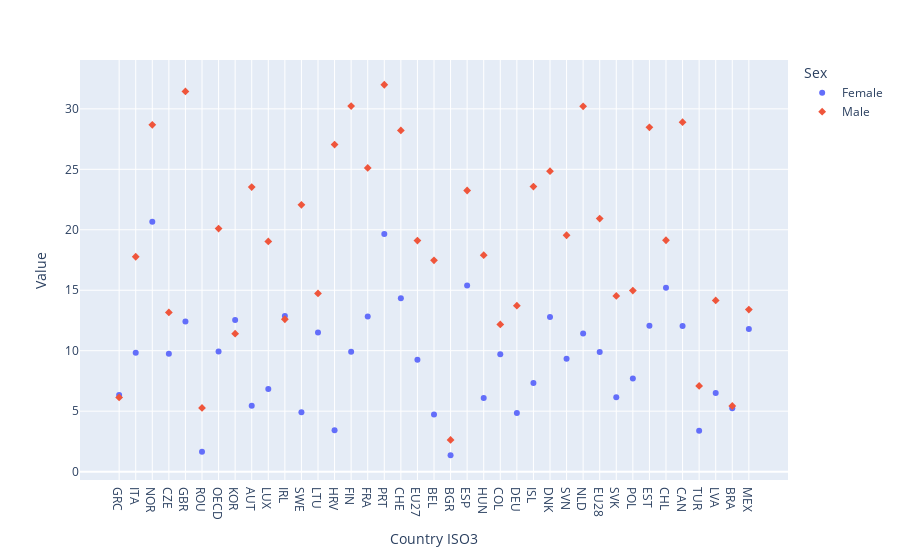

Notebook source saved alongside this figure:
### Markdown cell above
2. Add a title to your chart by passing a string as the input `title`

### Code cell
fig = px.scatter(df, x="Country ISO3", y="Value", 
                 color="Sex", symbol="Sex",
                )
fig.show()

### Figure 1 — Plotly figure (JSON) as saved in the notebook; plotly's stock layout.template omitted (floating-point values rounded to 4 significant figures)
{"data": [{"hovertemplate": "Sex=Female<br>Country ISO3=%{x}<br>Value=%{y}<extra></extra>", "legendgroup": "Female", "marker": {"color": "#636efa", "symbol": "circle"}, "mode": "markers", "name": "Female", "orientation": "v", "showlegend": true, "type": "scatter", "x": ["GRC", "ITA", "NOR", "CZE", "GBR", "ROU", "OECD", "KOR", "AUT", "LUX", "IRL", "SWE", "LTU", "HRV", "FIN", "FRA", "PRT", "CHE", "EU27", "BEL", "BGR", "ESP", "HUN", "COL", "DEU", "ISL", "DNK", "SVN", "NLD", "EU28", "SVK", "POL", "EST", "CHL", "CAN", "TUR", "LVA", "BRA", "MEX"], "xaxis": "x", "y": [6.34, 9.822, 20.66, 9.756, 12.41, 1.647, 9.936, 12.53, 5.443, 6.836, 12.87, 4.902, 11.51, 3.416, 9.912, 12.83, 19.65, 14.33, 9.255, 4.731, 1.356, 15.38, 6.092, 9.697, 4.856, 7.338, 12.79, 9.344, 11.42, 9.887, 6.156, 7.708, 12.06, 15.21, 12.04, 3.374, 6.502, 5.235, 11.79], "yaxis": "y"}, {"hovertemplate": "Sex=Male<br>Country ISO3=%{x}<br>Value=%{y}<extra></extra>", "legendgroup": "Male", "marker": {"color": "#EF553B", "symbol": "diamond"}, "mode": "markers", "name": "Male", "orientation": "v", "showlegend": true, "type": "scatter", "x": ["MEX", "SWE", "EU27", "LVA", "BGR", "CHE", "TUR", "ITA", "ROU", "FRA", "LTU", "HRV", "FIN", "COL", "IRL", "HUN", "DEU", "LUX", "GBR", "AUT", "POL", "DNK", "EST", "ISL", "GRC", "SVN", "ESP", "EU28", "KOR", "OECD", "BRA", "SVK", "NOR", "BEL", "CAN", "PRT", "CHL", "CZE", "NLD"], "xaxis": "x", "y": [13.4, 22.07, 19.11, 14.16, 2.623, 28.21, 7.085, 17.77, 5.27, 25.12, 14.74, 27.05, 30.23, 12.17, 12.6, 17.9, 13.72, 19.04, 31.44, 23.53, 14.97, 24.85, 28.47, 23.58, 6.135, 19.55, 23.25, 20.92, 11.41, 20.1, 5.43, 14.53, 28.68, 17.48, 28.9, 31.99, 19.13, 13.17, 30.21], "yaxis": "y"}], "layout": {"legend": {"title": {"text": "Sex"}, "tracegroupgap": 0}, "margin": {"t": 60}, "xaxis": {"anchor": "y", "domain": [0, 1], "title": {"text": "Country ISO3"}}, "yaxis": {"anchor": "x", "domain": [0, 1], "title": {"text": "Value"}}}}
